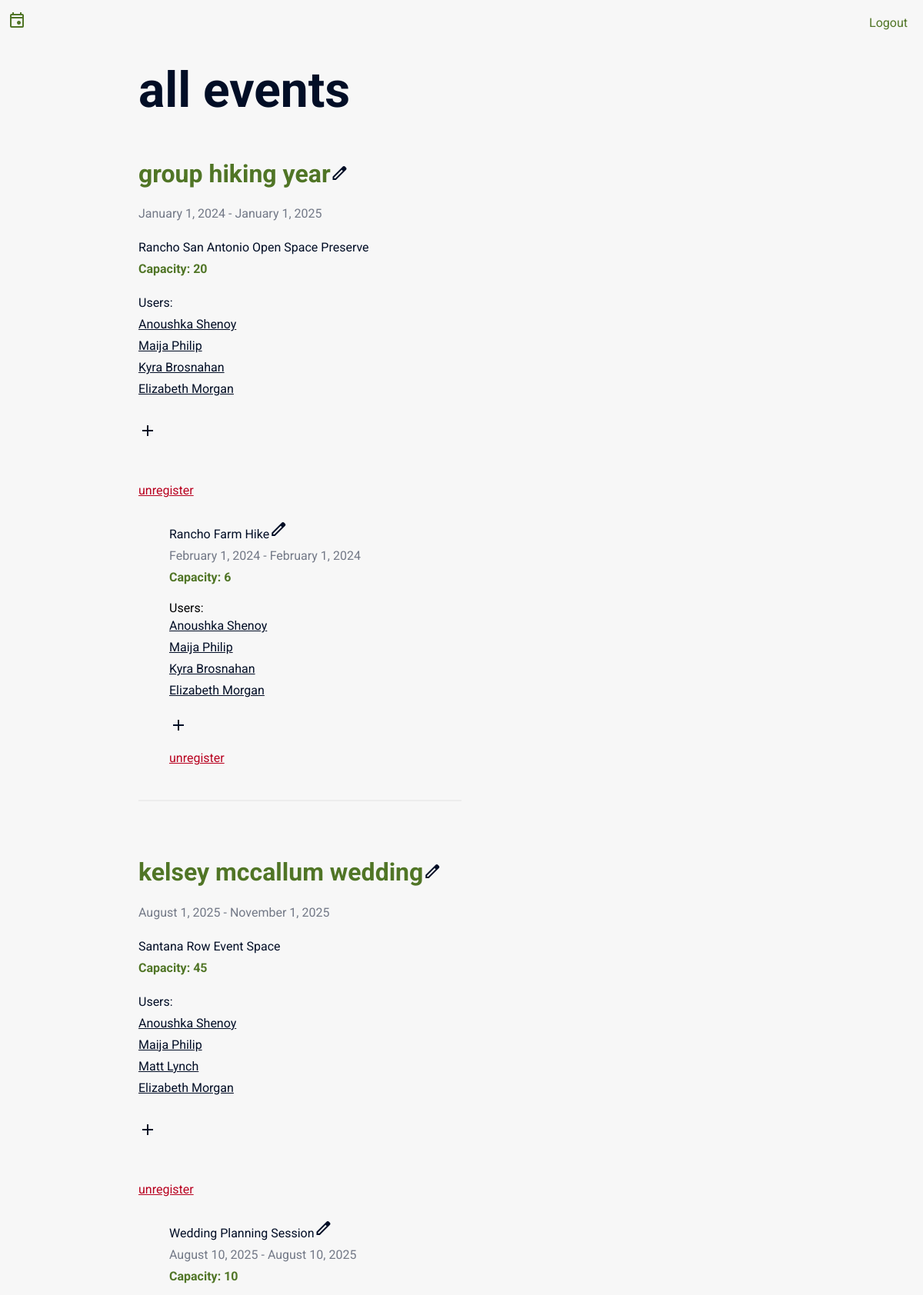
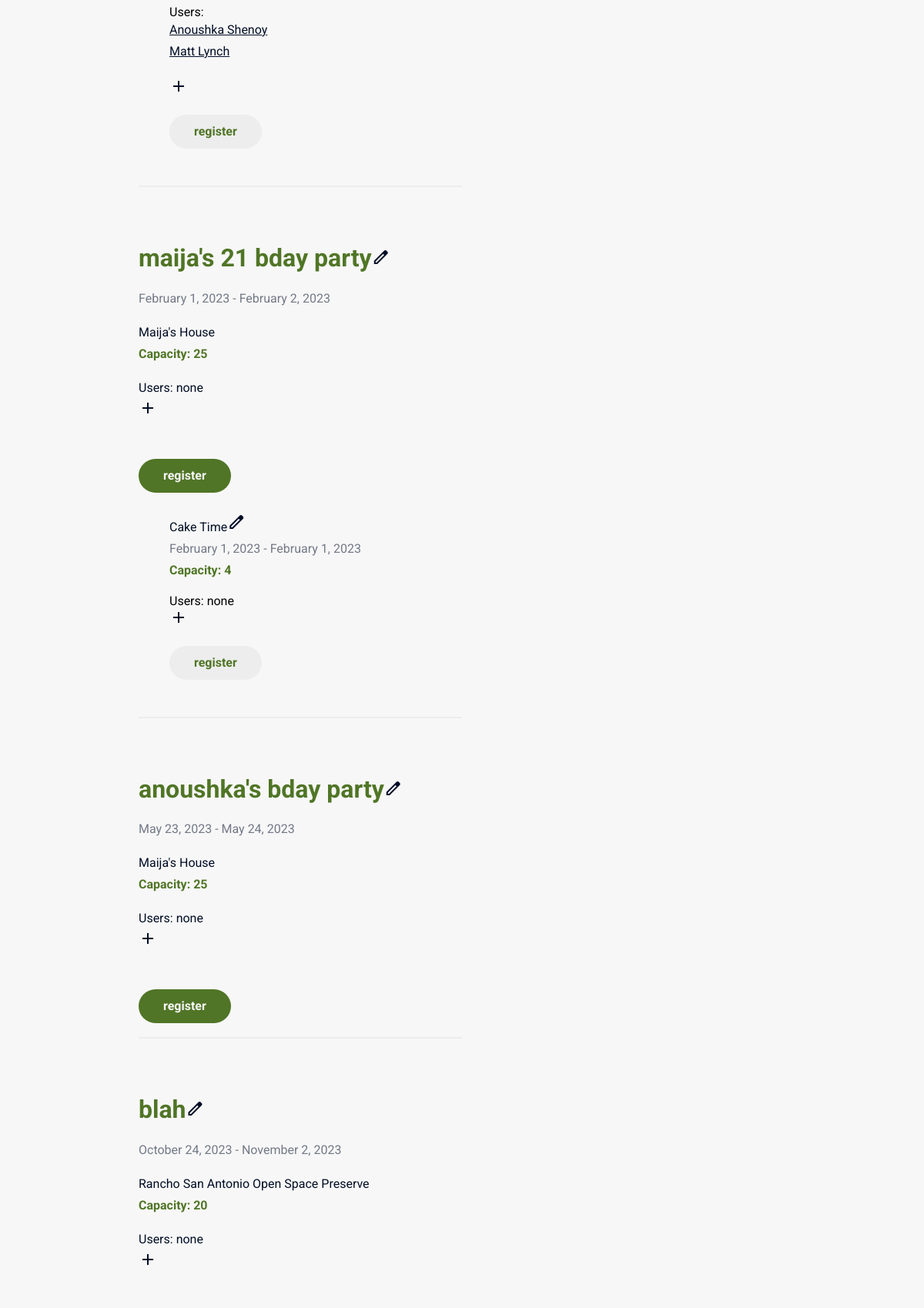
Page /home.php (signed in, upper part) on the committed database (2 pictures, top to bottom).
### tables this page shows
CREATE TABLE `event` (
  `idevent` int NOT NULL AUTO_INCREMENT,
  `name` varchar(50) NOT NULL,
  `datestart` datetime NOT NULL,
  `dateend` datetime NOT NULL,
  `numberallowed` int NOT NULL,
  `venue` int NOT NULL,
  PRIMARY KEY (`idevent`),
  UNIQUE KEY `name_UNIQUE` (`name`),
  KEY `venue_fk_idx` (`venue`)
);

CREATE TABLE `venue` (
  `idvenue` int NOT NULL AUTO_INCREMENT,
  `name` varchar(50) NOT NULL,
  `capacity` int DEFAULT NULL,
  PRIMARY KEY (`idvenue`),
  UNIQUE KEY `name_UNIQUE` (`name`)
);

CREATE TABLE `attendee` (
  `idattendee` int NOT NULL AUTO_INCREMENT,
  `name` varchar(100) NOT NULL,
  `password` varchar(100) NOT NULL,
  `role` int DEFAULT NULL,
  PRIMARY KEY (`idattendee`),
  KEY `role_idx` (`role`)
);

CREATE TABLE `session` (
  `idsession` int NOT NULL AUTO_INCREMENT,
  `name` varchar(50) NOT NULL,
  `numberallowed` int NOT NULL,
  `event` int NOT NULL,
  `startdate` datetime NOT NULL,
  `enddate` datetime NOT NULL,
  PRIMARY KEY (`idsession`)
);

### utils/DB.class.php (called while the page is built, shortened)
<?php
class  DB {
    private $dbh;
    function __construct() {
        try {
            $this->dbh = new PDO(
                "mysql:host={$_SERVER['DB_SERVER']};dbname={$_SERVER['DB']}",
                $_SERVER["DB_USER"],
                $_SERVER["DB_PASSWORD"]
            );
            $this->dbh->setAttribute(PDO::ATTR_ERRMODE, PDO::ERRMODE_EXCEPTION);
        } catch (PDOException $pe) {
            echo $pe->getMessage();
            die ("Bad Database Connection");
        }
    }
    function associativeSelect($sql, $params) {
        $data = [];
        try {
            $stmt = $this->dbh->prepare($sql);
            $stmt->execute($params);
            while ( $row = $stmt->fetch()) {
                $data[] = $row;
            }
        } catch (PDOException $pe) {
            echo $pe->getMessage();
        }
        return $data;
    }
    function objectSelect($sql, $params, $class, $fileFirstPath = ".") {
        $data = [];
        try {
            $stmt = $this->dbh->prepare($sql);
            $stmt->execute($params);
            $stmt->setFetchMode(PDO::FETCH_CLASS, $class);
            while ( $row = $stmt->fetch()) {
                $data[] = $row;
            }
        } catch (PDOException $pe) {
            echo $pe->getMessage();
        }
        return $data;
    }
}

### utils/CurrentUser.class.php (called while the page is built, shortened)
<?php
class CurrentUser {
    public static function getCurrentUser($firstFilePath = ".") {
        $userid = $_SESSION['userId'];
        $db = new DB();
        $user = $db->objectSelect("SELECT * FROM attendee WHERE idattendee = :id ", [":id" => $userid], "Attendee", $firstFilePath);
        return $user[0];
    }
}

### classes/Attendee.class.php (called while the page is built, shortened)
<?php
class Attendee {
    private $idattendee;
    private $name;
    private $role;
    public function getIdattendee(){
		return $this->idattendee;
	}
	public function getName(){
		return $this->name;
	}
	public function getRole(){
		return $this->role;
	}
}

### classes/Event.class.php (the view, shortened to what this page needs)
<?php
class Event {
    private $idevent;
    private $name;
    private $datestart;
    private $dateend;
    private $venue;
    function getHTML(bool $includeEdit = true) {
        $user = (CurrentUser::getCurrentUser());
        $start = (Utils::formatDate($this->datestart));
        $end = (Utils::formatDate($this->dateend));
        $venue = $this->getVenueBlock();
        $sessions = $this->getSessions();
        $allSessions = "";
        foreach ($sessions as $key => $value) {
            $allSessions = $allSessions . $value->getHTML($includeEdit);
        }
        $editButton = self::getEditButton($includeEdit, $user, $this->idevent);
        $registerButton = (Utils::getRegisterButton(true, $this->idevent));
        $userList = self::displayUsers(true, $this->idevent);
        $eventSection = <<< END
        <section>
            <h2>{$this->name}$editButton</h2>
            <p class="date">$start - $end</p>
            {$venue[0]->getHTML()}
            <p>$userList</p>
            <br>
            $registerButton
            <div class="sessions-block">
                $allSessions
            </div>
            <hr>
        </section>
        END;
        return $eventSection;
    }
    private function getVenueBlock() {
        include_once "./utils/DB.class.php";
        $db = new DB();
        $venue = $db->objectSelect("SELECT * FROM venue WHERE idvenue = :id", [":id"=>$this->venue], "Venue");
        return $venue;
    }
    private function getSessions() {
        include_once "./utils/DB.class.php";
        $db = new DB();
        $sessions = $db->objectSelect("SELECT * FROM session WHERE event = :id", [":id"=>$this->idevent], "Session");
        return $sessions;
    }
    public static function getEditButton($includeEdit, $user, $idevent, $sessionId = "-1") {
        if ($sessionId == "-1") {
            $editButton = "<a href=\"editpages/editEvent.php?id=$idevent\"><span class=\"material-symbols-outlined\">edit</span></a>";
        } else {
            $editButton = "<a href=\"editpages/editSession.php?id=$sessionId\"><span class=\"material-symbols-outlined\">edit</span></a>";
        }
        return $editButton;
    }
    public static function displayUsers($isEvent, $id) {
        include_once "./utils/DB.class.php";
        $db = new DB();
        $canEditUsers = false;
         $currentUser = (CurrentUser::getCurrentUser());
         $currentRole = $currentUser->getRole();
        if ($currentRole == "1") {
            $canEditUsers = true;
        }
         $userList = "Users:<br>";
         if ($isEvent) {
             $users = $db->objectSelect("SELECT idattendee, name, password, role FROM attendee INNER JOIN attendee_event ON attendee_event.attendee = attendee.idattendee WHERE attendee_event.event = :id ", [":id"=>$id], "Attendee");
         } else {
             $users = $db->objectSelect("SELECT idattendee, name, password, role FROM attendee INNER JOIN attendee_session ON attendee_session.attendee = attendee.idattendee WHERE attendee_session.session = :id ", [":id"=>$id], "Attendee");
         }
         foreach ($users as $key => $user) {
             if ($canEditUsers) {
                $userList .= "<a href=\"./editpages/registerUser.php?isEvent=$isEvent&isEdit=true&id=$id&idattendee={$user->getIdattendee()}\">{$user->getName()}</a><br>";
             } else {
                $userList .= "{$user->getName()}<br>";
             }
         }
         $isEventStr = $isEvent ? "true" : "false";
         if ($canEditUsers && count($users) < 1) {
            return "Users: none <br><a href=\"./editpages/registerUser.php?isEvent=$isEventStr&isEdit=false&id=$id\"><span class=\"material-symbols-outlined\">add</span></a>";
         } else if (!$canEditUsers && count($users) < 1) {
            return "Users: none <br>";
         } else if ($canEditUsers) {
            return $userList."<br><a href=\"./editpages/registerUser.php?isEvent=$isEventStr&isEdit=false&id=$id\"><span class=\"material-symbols-outlined\">add</span></a>";
         } else {
            return $userList;
         }
    }
 }

### home.php (shortened to what this page needs)
<!DOCTYPE html>
<?php
    echo (PageFormat::getDocumentHeader("Events"));
?>
        <h1>All Events</h1>
        <?php
            $db = (new DB());
            $events = $db->objectSelect("SELECT * FROM event", [], "Event");
            foreach ($events as $key => $value) {
                echo $value->getHTML();
            }
        ?>
<?php
    echo (PageFormat::getDocumentFooter());
?>

### utils/Utils.class.php (shortened to what this page needs)
<?php
class Utils {
    public static function formatDate(String $date) {
        return date("F j\, Y", strtotime($date));
    }
    public static function getRegisterButton(bool $isEvent, String $id) {
        require_once "./utils/DB.class.php";
        $db = new DB();
        $currentUser = (CurrentUser::getCurrentUser());
        $currentId = $currentUser->getIdattendee();
        if ($isEvent) {
            $registration = $db->associativeSelect("SELECT * FROM attendee_event WHERE event = :id AND attendee = :idattendee", [":id"=>$id, ":idattendee"=>$currentId]);
        } else {
            $registration = $db->associativeSelect("SELECT * FROM attendee_session WHERE session = :id AND attendee = :idattendee", [":id"=>$id, ":idattendee"=>$currentId]);
        }
        $linkStr = "./editpages/registerUser.php?idattendee=$currentId&isEvent=$isEvent&isEdit=false&id=$id";
        if (count($registration) > 0) {
            return "<a href=\"./editpages/registerUser.php?idattendee=$currentId&isEvent=$isEvent&isEdit=true&id=$id\"><button class=\"unregister\">Unregister</button></a>";
        } else {
            if ($isEvent) {
                return "<a href=\"$linkStr\"><button>Register</button></a>";
            }
            return "<a href=\"$linkStr\"><button class=\"button2\">Register</button></a>";
        }
    }
}

### classes/Session.class.php (shortened to what this page needs)
<?php
class Session {
    private $idsession;
    private $name;
    private $numberallowed;
    private $event;
    private $startdate;
    private $enddate;
    function getHTML($includeEdit = true) {
		$user = (CurrentUser::getCurrentUser());
        $start = (Utils::formatDate($this->startdate));
        $end = (Utils::formatDate($this->enddate));
        $registerButton = (Utils::getRegisterButton(false, $this->idsession));
		$editButton = (Event::getEditButton($includeEdit, $user, $this->event, $this->idsession));
		$userList = (Event::displayUsers(false, $this->idsession));
        $venueSection = <<< END
            <div class="session">
                <p>{$this->name}$editButton</p>
                <p class="date">$start - $end
                    <br>
                    <span class="capacity">Capacity: {$this->numberallowed}</span>
                    <br>
                </p>
                $userList<br>$registerButton
            </div>
        END;
        return $venueSection;
    }
 }

### classes/Venue.class.php (shortened to what this page needs)
<?php
class Venue {
    private $name;
    private $capacity;
    function getHTML() {
        $venueSection = <<< END
            <p>{$this->name} <br /><span class="capacity">Capacity: {$this->capacity}</span></p>
        END;
        return $venueSection;
    }
 }

### utils/Styles.css (style rules this page uses)
:root { --white: #F7F7F7; --grey: #EDEDED; --grey-dark: #737987; --black: #020E26; --theme: #507526; --theme-og: #7BB03E; --error-red: #b8001f; --error-pink: #ffccd5; }
html, body { width: 100%; height: 100%; padding: 0; margin: 0; scroll-behavior: smooth; background-color: var(--white); font-family: 'Roboto', sans-serif; }
* { box-sizing: border-box; transition: 0.25s; }
*, *:after, *:before { box-sizing: border-box; }
p, a, figcaption, input, button, .select, .p { font-family: 'Roboto', sans-serif; font-size: 1em; color: var(--black); line-height: 1.75em; }
a { transition: all 0.25s linear; }
h1, h2 { font-size: 4em; text-transform: lowercase; color: var(--black); }
h2 { font-size: 2em; color: var(--theme); }
.material-symbols-outlined { font-variation-settings: 'FILL' 0, 'wght' 400, 'GRAD' 0, 'opsz' 24 }
hr { width: 50%; margin-left: 0; margin-bottom: 4em; border-style: solid; border-color: var(--grey); }
section .date { color: var(--grey-dark); margin-top: -1em; }
section .capacity { color: var(--theme); font-weight: bold; }
section .sessions-block { margin-left: 40px; }
.session { margin-bottom: 2em; }
button, .button { width: auto; background-color: var(--theme); color: var(--white); border: none; border-radius: 50em; padding: 0.5em 2em; margin: 10px auto; font-weight: bold; text-transform: lowercase; text-decoration: none; }
.button2 { width: auto; text-decoration: none; color: var(--theme); background-color: var(--grey); padding: 0.5em 2em; border-radius: 50em; margin: 1em auto; }
.unregister { color: var(--error-red); background: none; text-decoration: underline; font-weight: normal; padding: 0.5em 0; border-radius: 0; margin: auto 0; }

### rows in the picture
event: name "group hiking year", start "January 1, 2024", end "January 1, 2025", venue.name "Rancho San Antonio Open Space Preserve", venue.capacity "20", session.name "Rancho Farm Hike", session.startdate "February 1, 2024", session.enddate "February 1, 2024", session.numberallowed "6"
attendee: name "Anoushka Shenoy"
attendee: name "Maija Philip"
attendee: name "Kyra Brosnahan"
attendee: name "Elizabeth Morgan"
event: name "kelsey mccallum wedding", start "August 1, 2025", end "November 1, 2025", venue.name "Santana Row Event Space", venue.capacity "45", session.name "Wedding Planning Session", session.startdate "August 10, 2025", session.enddate "August 10, 2025", session.numberallowed "10"
attendee: name "Matt Lynch"
event: name "maija's 21 bday party", session.startdate "February 1, 2023", end "February 2, 2023", venue.name "Maija's House", venue.capacity "25", session.name "Cake Time", session.enddate "February 1, 2023", session.numberallowed "4"
event: name "anoushka's bday party", datestart "May 23, 2023", dateend "May 24, 2023", venue.name "Maija's House", venue.capacity "25"
event: name "blah", datestart "October 24, 2023", dateend "November 2, 2023", venue.name "Rancho San Antonio Open Space Preserve", venue.capacity "20"
